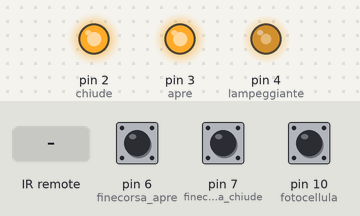
A sketch run on a simulated Arduino Uno, built with avr-gcc and run on an emulated ATmega328P. Parts: output pins drawn as LEDs (lit = HIGH). Wiring (inferred from the names in the program): IR receiver: data pin 8. Inputs (shaded band) come from the test bench; at power-on: pin 10 (fotocellula) HIGH, pin 6 (finecorsa_apre) HIGH, pin 7 (finecorsa_chiude) HIGH.

Above: at 1.2 s.
1.3 s: infrared code 0x0 received
At 1.78 s:
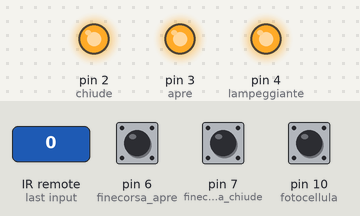
4.3 s: pin 10 (fotocellula) pulled LOW for 0.15 s
At 4.7 s:
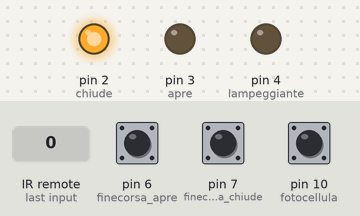
6.8 s: infrared code 0x1 received
At 7.57 s:
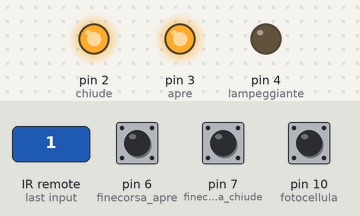
9.8 s: pin 10 (fotocellula) pulled LOW for 1 s
At 10.7 s:
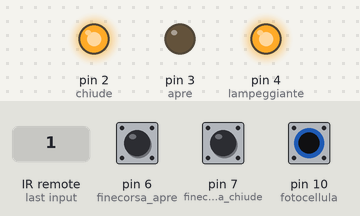
Timing chart, 0 to 14.4 s (numbered marks = the images above; inputs shaded):
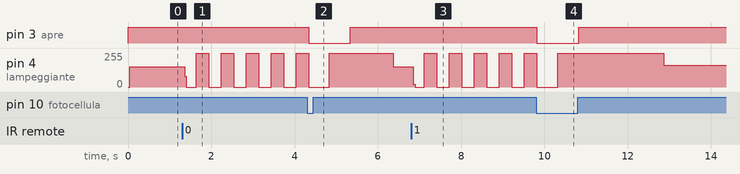

The sketch:

apricancello_v3_uno.ino
```cpp
/*
APRICANCELLO BY MARCO DALL'OLMO  9-5-2024


  // initialize digital pin LED_BUILTIN as an output.
  */

static unsigned long t1, dt;
static unsigned long t2, dt2;
boolean RUN = false;
boolean RUN1 = false;
int remote = 8;
int apre = 3;
int chiude = 2;
int lampeggiante = 4;
int fotocellula = 10;
int finecorsa_apre = 6;
int finecorsa_chiude = 7;
int dir = 0;
//int motorea = 0;
int motorec = 0;
int moto = 0;
int i = 0;
char str[100];
int tempo1 = 10000;


void setup() {


  pinMode(apre, OUTPUT);
  pinMode(chiude, OUTPUT);
  pinMode(lampeggiante, OUTPUT);
  pinMode(fotocellula, INPUT_PULLUP);
  pinMode(remote, INPUT);
  pinMode(finecorsa_apre, INPUT_PULLUP);
  pinMode(finecorsa_chiude, INPUT_PULLUP);
  Serial.begin(115200);
  digitalWrite(lampeggiante, HIGH);
  digitalWrite(apre, HIGH);
  digitalWrite(chiude, HIGH);
}


// the loop function runs over and over again forever
void loop() {


  if (digitalRead(remote) != 0) {
    digitalWrite(lampeggiante, LOW);
    moto = 1;
    for (i = 1; i < 2; i++) {
      //stato();
      if ((digitalRead(remote) != 0) && (moto = 1)) {
        moto = 0;
        //motorea = 0;
        motorec = 0;
        digitalWrite(lampeggiante, HIGH);
        break;
      }
    }
  }
  if (moto != 0) {
    switch (dir) {
      case 0:

        //stato();
        apertura();
        break;
      case 1:

        //stato();
        chiusura();
        break;
    }
  }
  dt = millis() - t1;
  if ((dt >= 40000) && RUN) {
    chiusura();
    RUN = false;
  }
}

void apertura() {

  while (digitalRead(finecorsa_apre) != 0) {
    t2 = millis();
    RUN1 = true;
    digitalWrite(lampeggiante, LOW);
    //motorea = 1;
    dt2 = millis() - t2;
    if ((dt2 >= 1000) && RUN1) {
      RUN1 = false;
    }

    //Serial.println(digitalRead(fotocellula));
    if (digitalRead(fotocellula) == 1) {
      moto = 0;
      emergenza();
      //digitalWrite(lampeggiante, LOW);
      break;
    }
    digitalWrite(apre, LOW);
    //tone(11, 700, 100);
    delay(500);


    digitalWrite(lampeggiante, HIGH);
    delay(500);
    /*dt2 = millis() - t2;
    if ((dt2 >= 1000) && RUN1) {
      RUN1 = false;*/
    if (digitalRead(remote) != 0) {
      //motorea = 0;
      moto = 0;
      digitalWrite(apre, HIGH);
      delay(1000);
      break;
    }
  }
  dir = 1;
  //motorea = 0;
  moto = 0;
  digitalWrite(apre, HIGH);
  t1 = millis();
  RUN = true;

  // chiusura();
}

void chiusura() {
  RUN = false;
  while (digitalRead(finecorsa_chiude) != 0) {
    digitalWrite(lampeggiante, LOW);
    motorec = 1;
    if (digitalRead (apre) == HIGH) {
      digitalWrite(chiude, LOW);
      if (digitalRead(fotocellula) == 1) {
        moto = 0;
        dir = 0;
        emergenza();
        break;
      }
    }
    delay(700);
    digitalWrite(lampeggiante, HIGH);
    delay(700);
    if (digitalRead(remote) != 0) {
      motorec = 0;
      moto = 0;
      digitalWrite(chiude, HIGH);
      break;
    }
  }
  digitalWrite(chiude, HIGH);
  dir = 0;
  motorec = 0;
  moto = 0;
  delay(1000);
}
void emergenza() {

  while (digitalRead(fotocellula) == 1) {
    //stato();
    digitalWrite(apre, HIGH);
    digitalWrite(chiude, HIGH);
    digitalWrite(lampeggiante, LOW);
    delay(300);
    digitalWrite(lampeggiante, HIGH);
    delay(300);
  }
  //delay(5000);
  if (digitalRead(fotocellula) != 1) {
    apertura();
  }
}
/*void stato() {

  Serial.print("STATO - ");
  sprintf(str, "input %01d %01d %01d %01d ",
          digitalRead(8),
          digitalRead(7),
          digitalRead(6),
          digitalRead(5));
  Serial.println(str);
}*/
```

Measured:
- after the input at 1.3 s, pin 4 (lampeggiante): 151/255 → 79/255 after 0.06 s, then moves between 0/255 and 255/255, repeating every 1.2 s
- after the input at 4.3 s, pin 3 (apre): HIGH → LOW at once, → HIGH 1.0 s later
- after the input at 6.8 s, pin 4 (lampeggiante): 151/255 → 19/255 after 0.06 s, then moves between 0/255 and 255/255, repeating every 1.2 s
- after the input at 9.8 s, pin 3 (apre): HIGH → LOW at once, → HIGH 1.0 s later
